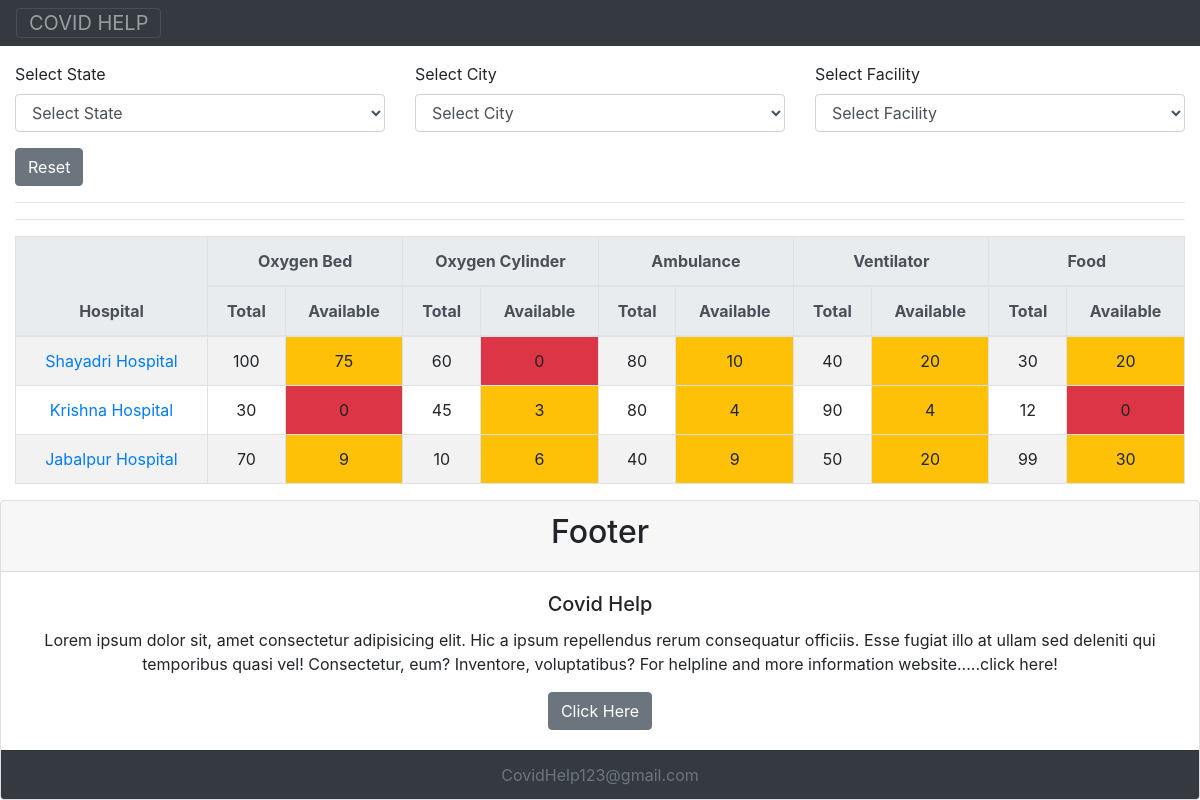
The page / on the database its author committed.
### app/models.py (models this page shows, shortened)
class Facility(models.Model):
    title = models.CharField(
        max_length=60, null=False, blank=False, default="")

class Hospital(models.Model):
    name = models.CharField(max_length=50, null=False, blank=False)
    phone = models.CharField(max_length=12, null=False, blank=False)
    address = models.CharField(max_length=200, null=False, blank=False)
    city = models.ForeignKey(
        City, on_delete=models.CASCADE,  related_name='hospitals')

class Availability(models.Model):
    hospital = models.ForeignKey(
        Hospital, on_delete=models.CASCADE,  related_name='availabilites')
    facility = models.ForeignKey(
        Facility, on_delete=models.CASCADE,  related_name='availabilites')
    total = models.IntegerField(default=0)
    available = models.IntegerField(default=0)
    updated_at = models.DateTimeField(auto_now=True)

### app/views.py (the view, shortened to what this page needs)
# urls.py: path('', home, name='homepage'),
def home(request):
    selected_state_id = request.GET.get('state')
    selected_city_id = request.GET.get('city')
    selected_facility_id = request.GET.get('facility')
    facilities = Facility.objects.all().order_by('pk')
    if selected_state_id:
      cities = City.objects.filter(state=selected_state_id)
    else:
      cities = City.objects.all()
    states = State.objects.all()
    hospitals = Hospital.objects.all()
    if selected_city_id:
      hospitals = hospitals.filter(city=City(pk=selected_city_id))
    context = {
        'facilities' : facilities ,
        'cities'   : cities ,
        'states'   : states,
        'hospitals' : hospitals,
        'selected_state_id' : selected_state_id,
        'selected_city_id'  : selected_city_id,
        'selected_facility_id' : selected_facility_id
    }
    return render(request, template_name='app/index.html' , context=context)

### app/models.py (called while the page is built)
    def __str__(self):
        return self.name

### app/templatetags/custom_tags.py (called while the page is built)
@register.simple_tag
def get_table_class(value):
    if value:
      return 'bg-warning'
    return 'bg-danger'

@register.simple_tag
def get_availibilities(hospital):
    return Availability.objects.filter(hospital=hospital).order_by('facility_id')

@register.simple_tag
def is_option_selected(selected_option, pk):
    if selected_option == str(pk):
      return 'selected'
    return ''

### app/templates/app/index.html (shortened to what this page needs)
{% extends 'app/base.html' %}
{% load custom_tags %}
{% block content %}
        <div>
            <form action="" id="filterForm" method="GET">
                <div class="row">
                    <div class="col">
                        <div class="form-group">
                            <label for="exampleFormControlSelect1">Select State</label>
                            <select name="state" id="stateSelect" class="form-control">
                              <option value=''>Select State</option>
                            </select>
                          </div>
                    </div>
                    <div class="col">
                        <div class="form-group">
                            <label for="exampleFormControlSelect1">Select City</label>
                            <select name="city" class="form-control" id="citySelect">
                              <option value=''>Select City</option>
                            </select>
                          </div>
                      </div>
                      <div class="col">
                        <div class="form-group">
                            <label for="exampleFormControlSelect1">Select Facility</label>
                            <select name="facility" class="form-control" id="facilitySelect">
                              <option value=''>Select Facility</option>
                            </select>
                          </div>
                      </div>
                </div>
                <div>
                    <a href="/" class="btn btn-secondary">Reset</a>
                </div>
            </form>
            <hr>
        </div>
        <hr>
         <table class="table text-center table-bordered table-striped ">
             <thead class="thead-light">
                 <tr>
                     <th rowspan="2">Hospital</th>
                     {% for facility in facilities %}
                     <th colspan="2" class="text-center">{{facility.title}}</th>
                     {% endfor %}
                 </tr>
                 <tr>
                     {% for facility in facilities %}
                     <th>Total</th>
                     <th>Available</th>
                     {% endfor %}
                 </tr>
              </thead>
            <tbody>
                {% for hospital in hospitals %}
                <tr>
                    <td><a href="/hospital/{{hospital.id}}">{{hospital.name}}</a></td>
                    {% get_availibilities hospital as availibilities %}
                    {% for avl in availibilities %}
                    <td> {{avl.total}} </td>
                    <td class='{%get_table_class avl.available%}'> {{avl.available}} </td>
                    {% endfor %}
                </tr>
                {% endfor %}
            </tbody>
         </table>
{%endblock%}

### app/templates/app/base.html (shortened to what this page needs)
<!doctype html>
<html lang="en">
  <head>
    <link rel="stylesheet" href="https://cdn.jsdelivr.net/npm/bootstrap@4.0.0/dist/css/bootstrap.min.css"
>
  </head>
  <body>
      <div class="pos-f-t">
        <nav class="navbar navbar-dark bg-dark">
          <button class="navbar-toggler" type="button" data-toggle="collapse" data-target="#navbarToggleExternalContent" aria-controls="navbarToggleExternalContent" aria-expanded="false" aria-label="Toggle navigation">
            <span>COVID HELP</span>
          </button>
        </nav>
      </div>
    <div class="container-fluid mt-3">
        {% block content%}
        {%endblock%}
    </div>
    <div class="card text-center">
        <div class="card-header">
         <h2> Footer</h2>
        </div>
        <div class="card-body">
          <h5 class="card-title">Covid Help</h5>
          <p class="card-text">Lorem ipsum dolor sit, amet consectetur adipisicing elit. Hic a ipsum repellendus rerum consequatur officiis.
              Esse fugiat illo at ullam sed deleniti qui temporibus quasi vel! Consectetur, eum? Inventore, voluptatibus?
              For helpline and more information website.....click here!</p>
          <a href="#" class="btn btn-secondary">Click Here</a>
        </div>
        <div class="card-footer text-muted bg-dark">
          CovidHelp123@gmail.com
        </div>
      </div>
  </body>
</html>

### rows shown on the page
Facility: title "Oxygen Bed"
Facility: title "Oxygen Cylinder"
Facility: title "Ambulance"
Facility: title "Ventilator"
Facility: title "Food"
Hospital: name "Shayadri Hospital"
Availability: total "100", available "75"
Availability: total "60", available "0"
Availability: total "80", available "10"
Availability: total "40", available "20"
Availability: total "30", available "20"
Hospital: name "Krishna Hospital"
Availability: total "30", available "0"
Availability: total "45", available "3"
Availability: total "80", available "4"
Availability: total "90", available "4"
Availability: total "12", available "0"
Hospital: name "Jabalpur Hospital"
Availability: total "70", available "9"
Availability: total "10", available "6"
Availability: total "40", available "9"
Availability: total "50", available "20"
Availability: total "99", available "30"
